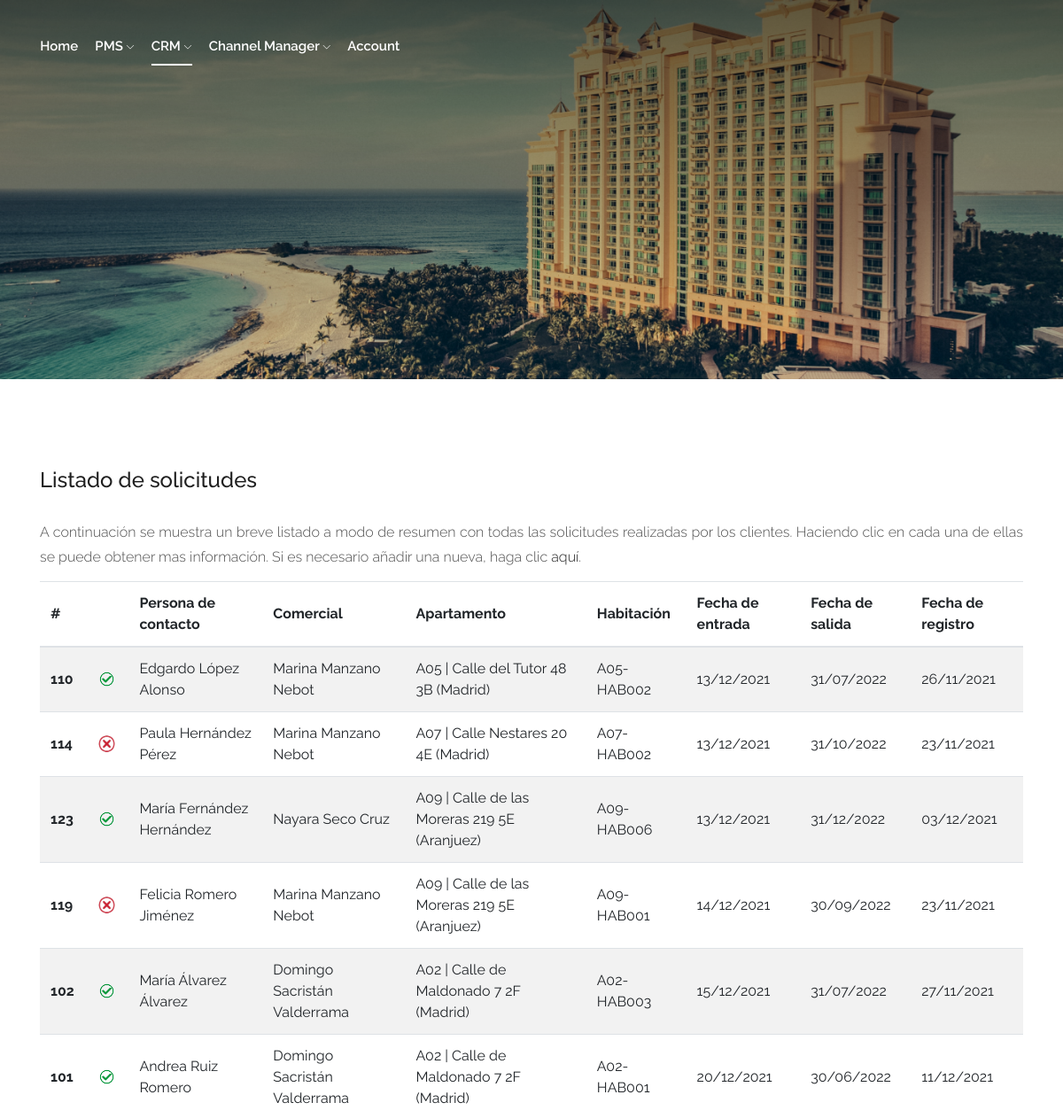
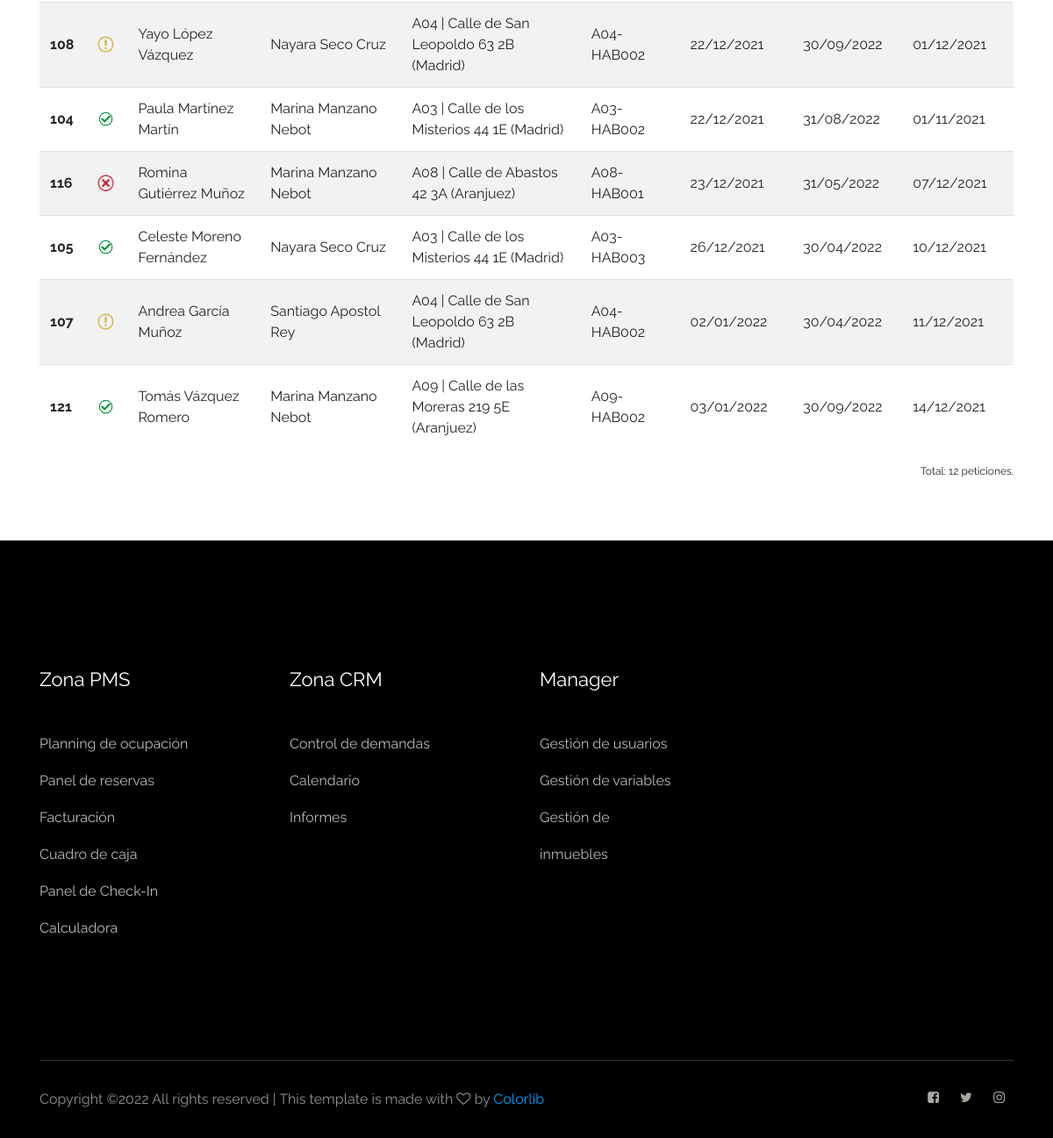
Screenshot of /crm/gestion-demanda (signed in) with the database file from the repository (2 pictures, top to bottom).
### crm/models.py (models this page shows, shortened)
class claseDemanda(models.Model):
    demandaId = models.AutoField(primary_key=True)
    demandaContacto = models.CharField(max_length=10)
    demandaComercial = models.CharField(max_length=10)
    demandaApartamento = models.CharField(max_length=5)
    demandaHabitacion = models.CharField(max_length=12)
    demandaFRegistro = models.DateTimeField(auto_now_add=False)
    demandaFAsignacion = models.DateTimeField(auto_now_add=False, null=True)
    demandaFVisita = models.DateTimeField(auto_now_add=False, null=True)
    demandaVisObservaciones = models.CharField(max_length=200)
    demandaFOferta = models.DateTimeField(auto_now_add=False, null=True)
    demandaOferta  = models.IntegerField(default=0)
    demandaFCierre = models.DateTimeField(auto_now_add=False, null=True)
    demandaFEntrada = models.DateTimeField(auto_now_add=False, null=True)
    demandaFSalida = models.DateTimeField(auto_now_add=False, null=True)
    demandaObservaciones = models.CharField(max_length=200)
    demandaHistAcciones = models.CharField(max_length=10000)
    demandaPerdida =models.BooleanField(default=False)
    demandaGanada = models.BooleanField(default=False)
    class Meta:
        ordering = ["demandaFRegistro"]

### crm/views.py (the view)
@login_required
def  listDemanda(request):
    if request.user.groups.filter(name="CRM").exists():
        if request.method == "GET":
            listadoDemanda = claseDemanda.objects.order_by("demandaFEntrada").filter(demandaPerdida=False).filter(demandaGanada=False)
            status = []
            total = 0
            for item in listadoDemanda:
                total = total + 1
                contactoId = item.demandaContacto
                tempContacto = claseContacto.objects.get(contactoDNI=contactoId)
                item.demandaContacto = tempContacto.contactoNombre + " " + tempContacto.contactoApellido
                comercialId = item.demandaComercial
                if comercialId == 'none':
                    item.demandaComercial = 'No asignado'
                else:
                    tempComercial = claseComercial.objects.get(comercialDNI=comercialId)
                    item.demandaComercial = tempComercial.comercialNombre + " " + tempComercial.comercialApellido
                apartamentoId = item.demandaApartamento
                tempApartamento = claseApartamento.objects.get(apartamentoIdentificador=apartamentoId)
                item.demandaApartamento = tempApartamento.apartamentoIdentificador + " | " + tempApartamento.apartamentoCalle + " " + tempApartamento.apartamentoNumero + " " + tempApartamento.apartamentoPiso + tempApartamento.apartamentoLetra + " (" + tempApartamento.apartamentoCiudad + ")"
                fechaEntrada = item.demandaFEntrada
                item.demandaFEntrada = fechaEntrada.strftime("%d/%m/%Y")
                fechaSalida = item.demandaFSalida
                item.demandaFSalida = fechaSalida.strftime("%d/%m/%Y")
                status.append(check(fechaEntrada, fechaSalida, item.demandaHabitacion, item.demandaId))
                fechaRegistro = item.demandaFRegistro
                item.demandaFRegistro = fechaRegistro.strftime("%d/%m/%Y")
            return render(request,"crm/listDemanda.html",
            context={"demandas": listadoDemanda,
                        "estados":status,
                        "totDemandas": total})
    else:
        return render(request,"noaccess.html")

### crm/templatetags/index.py (called while the page is built)
@register.filter
def index(indexable, i):
    return indexable[i]

### templates/crm/listDemanda.html (shortened to what this page needs)
<!doctype html>
<html class="no-js" lang="zxx">
<head>
	<link rel="stylesheet" href="/static/css/bootstrap.min.css">
	<link rel="stylesheet" href="/static/css/owl.carousel.min.css">
	<link rel="stylesheet" href="/static/css/magnific-popup.css">
	<link rel="stylesheet" href="/static/css/font-awesome.min.css">
	<link rel="stylesheet" href="/static/css/themify-icons.css">
	<link rel="stylesheet" href="/static/css/nice-select.css">
	<link rel="stylesheet" href="/static/css/flaticon.css">
	<link rel="stylesheet" href="/static/css/gijgo.css">
	<link rel="stylesheet" href="/static/css/animate.css">
	<link rel="stylesheet" href="/static/css/slicknav.css">
	<link rel="stylesheet" href="/static/css/style.css">
	<link href="https://cdn.jsdelivr.net/npm/select2@4.1.0-rc.0/dist/css/select2.min.css" rel="stylesheet" />
</head>
<body>
    <header>
        <div class="header-area ">
            <div id="sticky-header" class="main-header-area">
                <div class="container-fluid p-0">
                    <div class="row align-items-center no-gutters">
                        <div class="col-xl-5 col-lg-6">
                            <div class="main-menu  d-none d-lg-block">
                                <nav>
                                    <ul id="navigation">
                                        <li><a href="/">home</a></li>
                                        <li><a href="#">PMS <i class="ti-angle-down"></i></a>
										</li>
                                        <li><a class="active" href="/crm/gestion-demanda">CRM <i class="ti-angle-down"></i></a>
										</li>
                                        <li><a href="/channelmanager/gestion-de-comerciales">Channel Manager <i class="ti-angle-down"></i></a>
										</li>
                                        <li><a href="#">Account</a></li>
                                    </ul>
                                </nav>
                            </div>
                        </div>
                    </div>
                </div>
            </div>
        </div>
    </header>
    <div class="bradcam_area breadcam_bg">
    </div>
	<section class="sample-text-area">
		<div class="container box_1170">
			<h3 class="text-heading">Listado de solicitudes</h3>
			<p class="sample-text" style="text-align: justify;">
				A continuación se muestra un breve listado a modo de resumen con todas las solicitudes realizadas por los clientes. Haciendo clic en cada una de ellas se puede obtener
				mas información. Si es necesario añadir una nueva, haga clic <a href="/crm/gestion-demanda/registro">aquí</a>.
			</p>
			<div>
				<table width=100% class="table table-striped table-responsive">
					<thead>
						<tr>
							<th scope="col">#</th>
							<th scope="col"></th>
							<th scope="col">Persona de contacto</th>
							<th scope="col">Comercial</th>
							<th scope="col">Apartamento</th>
							<th scope="col">Habitación</th>
							<th scope="col">Fecha de entrada</th>
							<th scope="col">Fecha de salida</th>
							<th scope="col">Fecha de registro</th>
						</tr>
					</thead>
					<tbody>
					{% for item in demandas %}
						{% load index %}
						{% if item.demandaPerdida == False and item.demandaGanada == False %}
						<tr onclick="location.href='/crm/gestion-demanda/demanda/{{item.demandaId}}/'">
							<th scope="row">{{item.demandaId}}</th>
							{% if estados|index:forloop.counter0 == 0 %}
								<td><img src="/static/img/ok-icon.png" width="25" height="25" data-toggle="tooltip" title="Correcto"></td>
							{% elif estados|index:forloop.counter0 == 1 %}
								<td><img src="/static/img/warning-icon.png" width="25" height="25" data-toggle="tooltip" title="Coincide con otra petición aún no confirmada"></td>
							{% elif estados|index:forloop.counter0 == 2 %}
								<td><img src="/static/img/danger-icon.png" width="25" height="25" data-toggle="tooltip" title="Coincide con otra reserva"></td>
							{% endif %}
							<td>{{item.demandaContacto}}</td>
							<td>{{item.demandaComercial}}</td>
							<td>{{item.demandaApartamento}}</td>
							<td>{{item.demandaHabitacion}}</td>
							<td>{{item.demandaFEntrada}}</td>
							<td>{{item.demandaFSalida}}</td>
							<td>{{item.demandaFRegistro}}</td>
						</tr>
						{% endif %}
					{% endfor %}
					</tbody>
				</table>
				<div class=row>
					<div class=col-md-9></div><div class=col-md-3 style="text-align: right; font-size: 12px;">Total: {{totDemandas|safe}} peticiones.</div>
				</div>
			</div>
	</section>
    <footer class="footer">
        <div class="footer_top">
            <div class="container">
                <div class="row">
                    <div class="col-xl-3 col-md-6 col-lg-3">
                        <div class="footer_widget">
                            <h3 class="footer_title">
                                Zona PMS
                            </h3>
							<ul>
								<li><a href="#">Planning de ocupación</a></li>
								<li><a href="#">Panel de reservas</a></li>
								<li><a href="#">Facturación</a></li>
								<li><a href="#">Cuadro de caja</a></li>
								<li><a href="#">Panel de Check-In</a></li>
                                <li><a href="/pms/herramientas/calculadora">Calculadora</a></li>
							</ul>
                        </div>
                    </div>
                    <div class="col-xl-3 col-md-6 col-lg-3">
                        <div class="footer_widget">
                            <h3 class="footer_title">
                                Zona CRM
                            </h3>
							<ul>
								<li><a href="/crm/gestion-demanda">Control de demandas</a></li>
								<li><a href="#">Calendario</a></li>
								<li><a href="#">Informes</a></li>
							</ul>
                        </div>
                    </div>
                    <div class="col-xl-2 col-md-6 col-lg-2">
                        <div class="footer_widget">
                            <h3 class="footer_title">
                                Manager
                            </h3>
                            <ul>
								<li><a href="#">Gestión de usuarios</a></li>
								<li><a href="#">Gestión de variables</a></li>
								<li><a href="#">Gestión de inmuebles</a></li>
							</ul>
                        </div>
                    </div>
                </div>
            </div>
        </div>
        <div class="copy-right_text">
            <div class="container">
                <div class="footer_border"></div>
                <div class="row">
                    <div class="col-xl-8 col-md-7 col-lg-9">
                        <p class="copy_right">
Copyright &copy;<script>document.write(new Date().getFullYear());</script> All rights reserved | This template is made with <i class="fa fa-heart-o" aria-hidden="true"></i> by <a href="https://colorlib.com" target="_blank">Colorlib</a>
                    </div>
                    <div class="col-xl-4 col-md-5 col-lg-3">
                        <div class="socail_links">
                            <ul>
                                <li>
                                    <a href="#">
                                        <i class="fa fa-facebook-square"></i>
                                    </a>
                                </li>
                                <li>
                                    <a href="#">
                                        <i class="fa fa-twitter"></i>
                                    </a>
                                </li>
                                <li>
                                    <a href="#">
                                        <i class="fa fa-instagram"></i>
                                    </a>
                                </li>
                            </ul>
                        </div>
                    </div>
                </div>
            </div>
        </div>
    </footer>
</body>
</html>

### static/css/style.css (style rules this page uses)
body { font-family:'Raleway', sans-serif;font-weight:normal;font-style:normal }
a,.button { -webkit-transition:.3s;-moz-transition:.3s;-o-transition:.3s;transition:.3s }
a,button { color:#1F1F1F;outline:medium none }
h1,h2,h3,h4,h5 { font-family:'Raleway', sans-serif;color:#1F1F1F }
ul { margin:0px;padding:0px }
li { list-style:none }
p { font-size:16px;font-weight:300;line-height:28px;color:#4D4D4D;margin-bottom:13px;font-family:'Raleway', sans-serif }
*::placeholder { color:#cccccc;font-size:14px;opacity:1 }
h3 { font-size:24px }
.header-area { position:absolute;left:0;right:0;width:100%;top:0;z-index:9;padding-top:28px }
.header-area .main-header-area { padding:0 150px }
@media (min-width: 992px) and (max-width: 1200px) { .header-area .main-header-area { padding:0 20px } }
@media (min-width: 1200px) and (max-width: 1500px) { .header-area .main-header-area { padding:0 10px } }
.header-area .main-header-area .main-menu { text-align:center;padding:12px 0 }
.header-area .main-header-area .main-menu ul li { display:inline-block;position:relative;margin-right:50px }
@media (min-width: 992px) and (max-width: 1200px) { .header-area .main-header-area .main-menu ul li { margin-right:20px } }
@media (min-width: 1200px) and (max-width: 1500px) { .header-area .main-header-area .main-menu ul li { margin-right:15px } }
.header-area .main-header-area .main-menu ul li a { color:#fff;font-size:16px;text-transform:capitalize;font-weight:600;display:inline-block;padding:0px 0px 10px 0px;font-family:"Raleway",sans-serif;position:relative;text-transform:capitalize }
@media (min-width: 992px) and (max-width: 1200px) { .header-area .main-header-area .main-menu ul li a { font-size:15px } }
@media (min-width: 1200px) and (max-width: 1500px) { .header-area .main-header-area .main-menu ul li a { font-size:15px } }
.header-area .main-header-area .main-menu ul li a i { font-size:9px }
.header-area .main-header-area .main-menu ul li a::before { position:absolute;content:"";background:#fff;width:100%;height:2px;bottom:0;left:0;opacity:0;transform:scaleX(0);-webkit-transition:.3s;-moz-transition:.3s;-o-transition:.3s;transition:.3s }
.header-area .main-header-area .main-menu ul li a.active::before { opacity:1;transform:scaleX(1) }
.header-area .main-header-area .main-menu ul li:first-child a { padding-left:0 }
.footer { background:#000 }
.footer .footer_top { padding-top:145px;padding-bottom:129px }
.footer .footer_top .footer_widget .footer_title { font-size:22px;font-weight:400;color:#fff;text-transform:capitalize;margin-bottom:40px }
.footer .footer_top .footer_widget ul li a { font-size:16px;color:#BABABA;line-height:42px }
.footer .copy-right_text { padding-bottom:30px }
.footer .copy-right_text .footer_border { border-top:1px solid rgba(255,255,255,0.2);padding-bottom:30px }
.footer .copy-right_text .copy_right { font-size:16px;color:#919191;margin-bottom:0;font-weight:400 }
.footer .copy-right_text .copy_right a { color:#009DFF }
.footer .copy-right_text .socail_links { text-align:right }
.footer .copy-right_text .socail_links ul li { display:inline-block }
.footer .copy-right_text .socail_links ul li a { color:#A8A7A0;margin:0 10px;font-size:15px }
.breadcam_bg { background-image:url(../img/banner/bradcam.png) }
.bradcam_area { padding:170px;background-size:cover;background-position:center center;text-align:center;padding:269px 0 159px 0 }
.sample-text-area { background:#fff;padding:100px 0 70px 0 }
.text-heading { margin-bottom:30px;font-size:24px }
h1,h2,h3,h4,h5,h6 { line-height:1.2em }

### rows the page displays
claseDemanda: demandaId "110", demandaPerdida False (drawn), demandaContacto "Edgardo López Alonso", demandaComercial "Marina Manzano Nebot", demandaApartamento "A05 | Calle del Tutor 48 3B (Madrid)", demandaHabitacion "A05-HAB002", demandaFEntrada "13/12/2021", demandaFSalida "31/07/2022", demandaFRegistro "26/11/2021"
claseDemanda: demandaId "114", demandaPerdida False (drawn), demandaContacto "Paula Hernández Pérez", demandaComercial "Marina Manzano Nebot", demandaApartamento "A07 | Calle Nestares 20 4E (Madrid)", demandaHabitacion "A07-HAB002", demandaFEntrada "13/12/2021", demandaFSalida "31/10/2022", demandaFRegistro "23/11/2021"
claseDemanda: demandaId "123", demandaPerdida False (drawn), demandaContacto "María Fernández Hernández", demandaComercial "Nayara Seco Cruz", demandaApartamento "A09 | Calle de las Moreras 219 5E (Aranjuez)", demandaHabitacion "A09-HAB006", demandaFEntrada "13/12/2021", demandaFSalida "31/12/2022", demandaFRegistro "03/12/2021"
claseDemanda: demandaId "119", demandaPerdida False (drawn), demandaContacto "Felicia Romero Jiménez", demandaComercial "Marina Manzano Nebot", demandaApartamento "A09 | Calle de las Moreras 219 5E (Aranjuez)", demandaHabitacion "A09-HAB001", demandaFEntrada "14/12/2021", demandaFSalida "30/09/2022", demandaFRegistro "23/11/2021"
claseDemanda: demandaId "102", demandaPerdida False (drawn), demandaContacto "María Álvarez Álvarez", demandaComercial "Domingo Sacristán Valderrama", demandaApartamento "A02 | Calle de Maldonado 7 2F (Madrid)", demandaHabitacion "A02-HAB003", demandaFEntrada "15/12/2021", demandaFSalida "31/07/2022", demandaFRegistro "27/11/2021"
claseDemanda: demandaId "101", demandaPerdida False (drawn), demandaContacto "Andrea Ruiz Romero", demandaComercial "Domingo Sacristán Valderrama", demandaApartamento "A02 | Calle de Maldonado 7 2F (Madrid)", demandaHabitacion "A02-HAB001", demandaFEntrada "20/12/2021", demandaFSalida "30/06/2022", demandaFRegistro "11/12/2021"
claseDemanda: demandaId "108", demandaPerdida False (drawn), demandaContacto "Yayo López Vázquez", demandaComercial "Nayara Seco Cruz", demandaApartamento "A04 | Calle de San Leopoldo 63 2B (Madrid)", demandaHabitacion "A04-HAB002", demandaFEntrada "22/12/2021", demandaFSalida "30/09/2022", demandaFRegistro "01/12/2021"
claseDemanda: demandaId "104", demandaPerdida False (drawn), demandaContacto "Paula Martínez Martín", demandaComercial "Marina Manzano Nebot", demandaApartamento "A03 | Calle de los Misterios 44 1E (Madrid)", demandaHabitacion "A03-HAB002", demandaFEntrada "22/12/2021", demandaFSalida "31/08/2022", demandaFRegistro "01/11/2021"
claseDemanda: demandaId "116", demandaPerdida False (drawn), demandaContacto "Romina Gutiérrez Muñoz", demandaComercial "Marina Manzano Nebot", demandaApartamento "A08 | Calle de Abastos 42 3A (Aranjuez)", demandaHabitacion "A08-HAB001", demandaFEntrada "23/12/2021", demandaFSalida "31/05/2022", demandaFRegistro "07/12/2021"
claseDemanda: demandaId "105", demandaPerdida False (drawn), demandaContacto "Celeste Moreno Fernández", demandaComercial "Nayara Seco Cruz", demandaApartamento "A03 | Calle de los Misterios 44 1E (Madrid)", demandaHabitacion "A03-HAB003", demandaFEntrada "26/12/2021", demandaFSalida "30/04/2022", demandaFRegistro "10/12/2021"
claseDemanda: demandaId "107", demandaPerdida False (drawn), demandaContacto "Andrea García Muñoz", demandaComercial "Santiago Apostol Rey", demandaApartamento "A04 | Calle de San Leopoldo 63 2B (Madrid)", demandaHabitacion "A04-HAB002", demandaFEntrada "02/01/2022", demandaFSalida "30/04/2022", demandaFRegistro "11/12/2021"
claseDemanda: demandaId "121", demandaPerdida False (drawn), demandaContacto "Tomás Vázquez Romero", demandaComercial "Marina Manzano Nebot", demandaApartamento "A09 | Calle de las Moreras 219 5E (Aranjuez)", demandaHabitacion "A09-HAB002", demandaFEntrada "03/01/2022", demandaFSalida "30/09/2022", demandaFRegistro "14/12/2021"

### other values shown
{{ totDemandas|safe }} "12"
